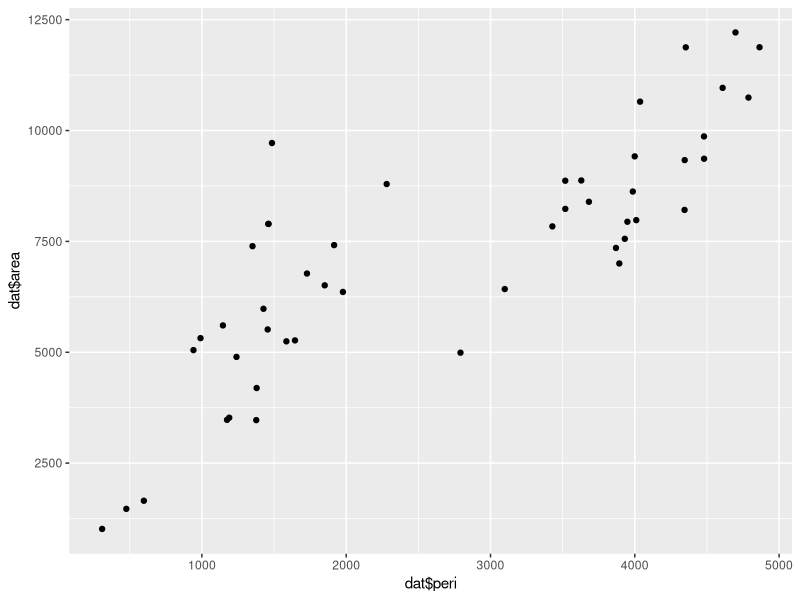
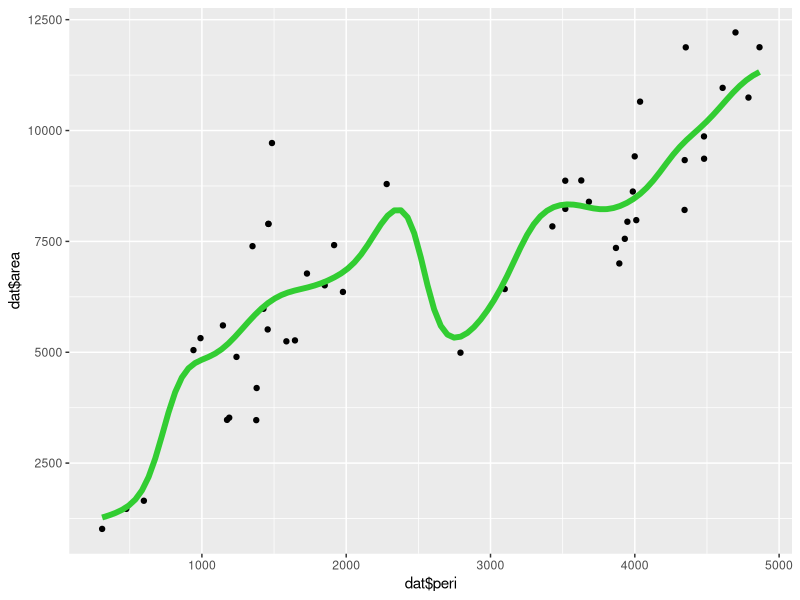
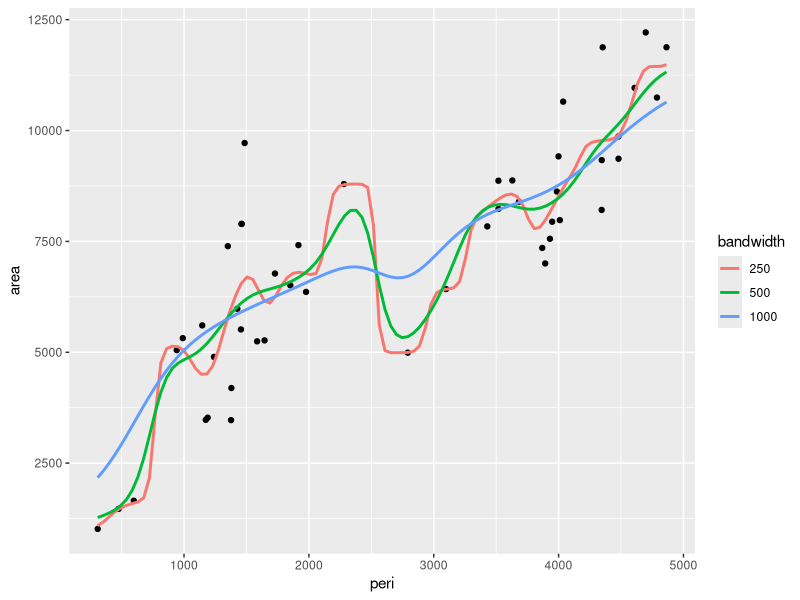
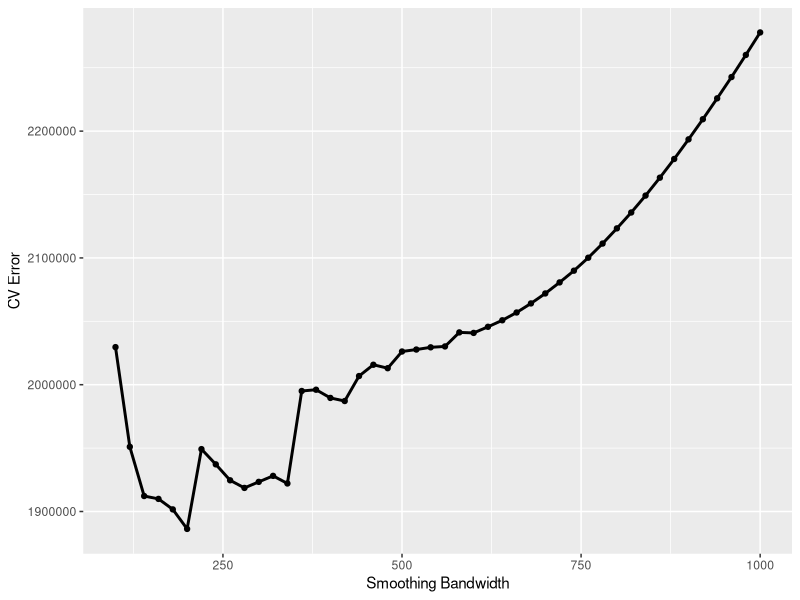

Write the R code that produced these figures, in order.
## ---- chunk 1
knitr::opts_chunk$set(echo = TRUE)
## ---- chunk 2
library(ggplot2)
dat <- rock
plt <- ggplot() + geom_point(aes(dat$peri, dat$area))
plt
## ---- chunk 3
ker.model <- ksmooth(x=dat$peri,
                     y=dat$area,
                     kernel='normal',
                     bandwidth=500)
plt + geom_line(aes(x=ker.model$x, 
                    y=ker.model$y),
                col='limegreen', lwd=2)
## ---- chunk 4
hs <- c(250, 500, 1000)
plt <- ggplot() + geom_point(aes(dat$peri, dat$area))
for (h in hs) {
  ker.model <- ksmooth(x=dat$peri,
                      y=dat$area,
                      kernel='normal',
                      bandwidth=h)
  plt <- plt + geom_line(aes_string(x=ker.model$x, 
                                    y=ker.model$y,
                                    col=as.factor(h)),
                         lwd=1)
}

plt + guides(color=guide_legend(title='bandwidth')) + 
  xlab('peri') + ylab('area')
  
## ---- chunk 5
n <- nrow(dat)
cv.n <- 100
k <- 3

set.seed(403)

h.seq <- seq(from=100,to=1000,by=20)
cv.err <- rep(0, length(h.seq))

for (i in 1:cv.n) {
  cv.err_temp <- rep(0, length(h.seq))
  cv.index <- sample(n, n, replace=F) %% k
  for (j in 1:length(h.seq)) {
    h0 <- h.seq[j]
    err <- 0
    for (kk in 1:k) {
      w <- which(cv.index==(kk-1))
      train.dat <- dat[-w,]
      train.x <- train.dat$peri
      train.y <- train.dat$area
      test.dat <- dat[w,]
      test.x <- test.dat$peri
      test.y <- test.dat$area
      model <- ksmooth(x=train.x,
                       y=train.y,
                       kernel='normal',
                       bandwidth=h0,
                       x.points=test.x)
      err <- err + mean((test.y[order(test.x)] -
                           model$y)^2, na.rm=T)
    }
    cv.err_temp[j] <- err/k
  }
  cv.err <- cv.err + cv.err_temp
}
cv.err <- cv.err/cv.n
df <- data.frame(h=h.seq, err=cv.err)
ggplot(df, aes(h, err)) + geom_line(lwd=1) + geom_point() +
  xlab('Smoothing Bandwidth') + ylab('CV Error')
## ---- chunk 6
print(paste('The optimized bandwidth value h=',
            h.seq[which(cv.err==min(cv.err))]))
## ---- chunk 7

